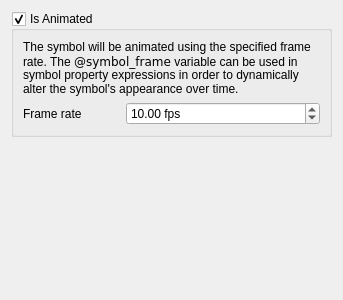
<?xml version="1.0" encoding="UTF-8"?>
<ui version="4.0">
 <class>QgsSymbolAnimationSettingsWidgetBase</class>
 <widget class="QgsPanelWidget" name="QgsSymbolAnimationSettingsWidgetBase">
  <property name="geometry">
   <rect>
    <x>0</x>
    <y>0</y>
    <width>343</width>
    <height>300</height>
   </rect>
  </property>
  <property name="windowTitle">
   <string>Dash Space Pattern</string>
  </property>
  <layout class="QGridLayout" name="gridLayout">
   <item row="0" column="0" colspan="2">
    <widget class="QGroupBox" name="mIsAnimatedGroup">
     <property name="title">
      <string>Is Animated</string>
     </property>
     <property name="checkable">
      <bool>true</bool>
     </property>
     <layout class="QGridLayout" name="gridLayout_2" columnstretch="1,2">
      <item row="1" column="0">
       <widget class="QLabel" name="label_2">
        <property name="text">
         <string>Frame rate</string>
        </property>
       </widget>
      </item>
      <item row="1" column="1">
       <widget class="QgsDoubleSpinBox" name="mFrameRateSpin">
        <property name="suffix">
         <string> fps</string>
        </property>
        <property name="minimum">
         <double>0.010000000000000</double>
        </property>
        <property name="maximum">
         <double>1000.000000000000000</double>
        </property>
        <property name="value">
         <double>10.000000000000000</double>
        </property>
       </widget>
      </item>
      <item row="0" column="0" colspan="2">
       <widget class="QLabel" name="label">
        <property name="text">
         <string>The symbol will be animated using the specified frame rate. The &lt;code&gt;@symbol_frame&lt;/code&gt; variable can be used in symbol property expressions in order to dynamically alter the symbol's appearance over time.</string>
        </property>
        <property name="wordWrap">
         <bool>true</bool>
        </property>
       </widget>
      </item>
     </layout>
    </widget>
   </item>
   <item row="1" column="0">
    <spacer name="verticalSpacer">
     <property name="orientation">
      <enum>Qt::Vertical</enum>
     </property>
     <property name="sizeHint" stdset="0">
      <size>
       <width>20</width>
       <height>40</height>
      </size>
     </property>
    </spacer>
   </item>
  </layout>
 </widget>
 <customwidgets>
  <customwidget>
   <class>QgsPanelWidget</class>
   <extends>QWidget</extends>
   <header>qgspanelwidget.h</header>
   <container>1</container>
  </customwidget>
  <customwidget>
   <class>QgsDoubleSpinBox</class>
   <extends>QDoubleSpinBox</extends>
   <header>qgsdoublespinbox.h</header>
  </customwidget>
 </customwidgets>
 <resources/>
 <connections/>
</ui>
